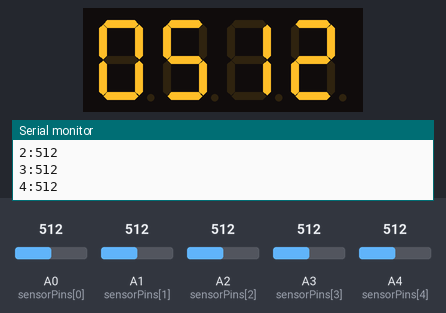
This program was run on a simulated Arduino Nano, built with avr-gcc and run on an emulated ATmega328P. Shown: 4-digit seven-segment display, the last lines printed to the serial monitor. The inputs (shaded band) are chosen by the test bench; at power-on: A0 (sensorPins[0]) = 512, A1 (sensorPins[1]) = 512, A2 (sensorPins[2]) = 512, A3 (sensorPins[3]) = 512, A4 (sensorPins[4]) = 512.

Above: at 1.2 s.
1.3 s: A0 (sensorPins[0]) set to 647
At 3.3 s:
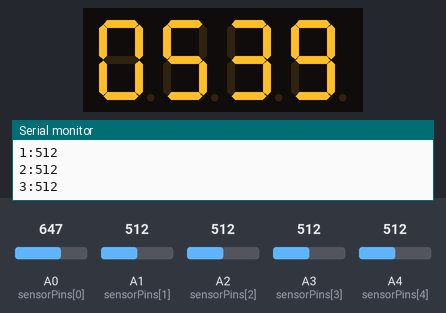
3.6 s: A0 (sensorPins[0]) set to 675
At 5.5 s:
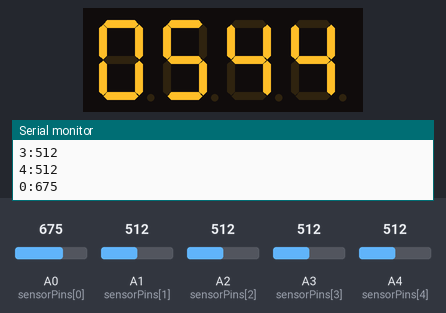
5.8 s: A1 (sensorPins[1]) set to 716
At 6.8 s:
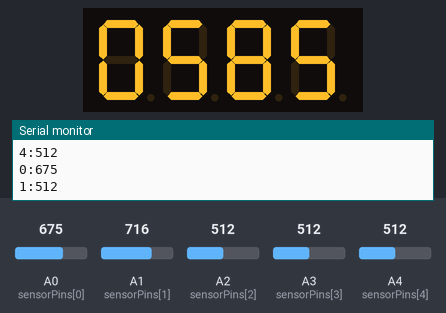
8.0 s: A2 (sensorPins[2]) set to 860
At 10.0 s:
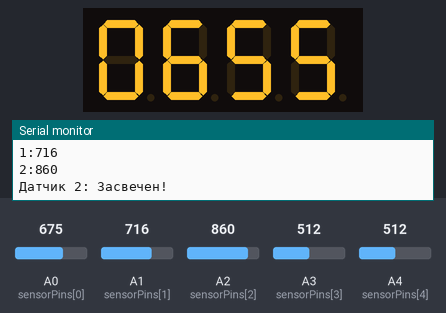
10.3 s: A3 (sensorPins[3]) set to 645
At 11.5 s:
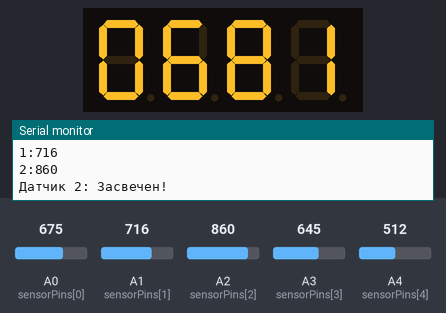
12.4 s: A3 (sensorPins[3]) set to 671
At 13.8 s:
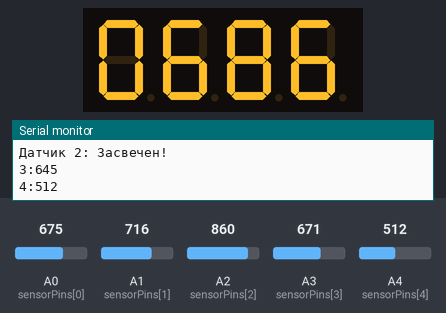
Timing chart, 0 to 15.4 s (numbered marks = the images above; inputs shaded):
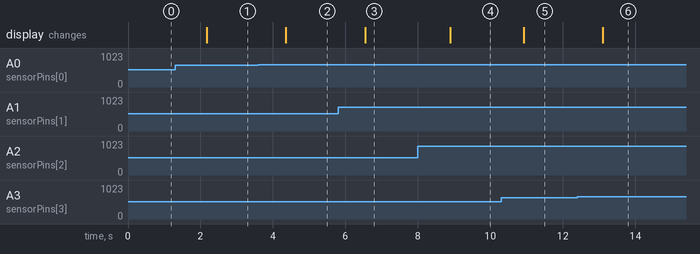

The program:

main.cpp
```cpp
#include <Arduino.h>
#include <TM1637Display.h>

const int numSensors = 5;
const int sensorPins[numSensors] = {A0, A1, A2, A3, A4};
const int ledPin = 2;       // Пин для светодиода засветки
const int alertLedPin = 3;  // Пин для светодиода сигнализации
const int threshold = 100;   // Увеличенный порог для скачка, чтобы уменьшить ложные срабатывания
const int maxValue = 850;   // Корректное значение для засветки датчика при пламени
const int minValue = 1;     // Минимальное значение для отключенного датчика
const int numReadings = 30; // Количество чтений для усреднения фона
const int sensivity = 600;  // Чувствительность для снижения уровня опасности


#define CLK 9
#define DIO 10


int readings[numSensors][numReadings];
int indices[numSensors] = {0};
int totals[numSensors] = {0};
int averages[numSensors] = {0};
int baselines[numSensors] = {0};
bool spikeDetected[numSensors] = {false};
unsigned long overexposureStartTime = 0;
bool overexposureStarted = false;
bool alertTriggered = false; // Флаг для сигнализации

TM1637Display display = TM1637Display(CLK, DIO);


int spikeCount = 0;
int collapseCount = 0;

int cnt = 0;

void setup() {
    Serial.begin(9600);
    for (int i = 0; i < numSensors; i++) {
        for (int j = 0; j < numReadings; j++) {
            readings[i][j] = analogRead(sensorPins[i]);
            totals[i] += readings[i][j];
        }
        baselines[i] = totals[i] / numReadings;
    }
    display.clear();
    display.setBrightness(7);
}

void loop() {
    bool anyOverexposed = false;

    for (int i = 0; i < numSensors; i++) {
        totals[i] -= readings[i][indices[i]];
        readings[i][indices[i]] = analogRead(sensorPins[i]);
        totals[i] += readings[i][indices[i]];
        indices[i] = (indices[i] + 1) % numReadings;

        averages[i] = totals[i] / numReadings;
        baselines[i] = (baselines[i] * 0.9) + (averages[i] * 0.1);  // Плавная адаптация базовой линии


        Serial.print(i);
        Serial.print(":");
        Serial.println(readings[i][indices[i]]);

        // Обнаружение скачка
        if (!spikeDetected[i] && abs(readings[i][indices[i]] - baselines[i]) > threshold) {
            spikeDetected[i] = true;
            Serial.print("Датчик ");
            Serial.print(i);
            Serial.println(": Скачок обнаружен!");
            spikeCount++;
        }

        // Сброс скачка, если сигнал вернулся в норму
        if (spikeDetected[i] && abs(readings[i][indices[i]] - baselines[i]) < threshold) {
            spikeDetected[i] = false;
            Serial.print("Датчик ");
            Serial.print(i);
            Serial.println(": Падение после скачка!");
        }

        // Обнаружение засветки
        if (readings[i][indices[i]] > maxValue) {
            Serial.print("Датчик ");
            Serial.print(i);
            Serial.println(": Засвечен!");
            anyOverexposed = true;  // Засветка обнаружена
        }

        // // Обнаружение отключения датчика
        // if (readings[i][indices[i]] < minValue) {
        //     Serial.print("Датчик ");
        //     Serial.print(i);
        //     Serial.println(": Закрыт!");
        // }
    }

    // Обработка засветки
    if (anyOverexposed) {
        if (!overexposureStarted) {
            overexposureStartTime = millis();
            overexposureStarted = true;
        }
        if (millis() - overexposureStartTime >= 5000) { // 5 секунд ожидания для подтверждения
            digitalWrite(ledPin, HIGH);  // Включение светодиода через 5 секунд засветки
        }
    } else {
        overexposureStarted = false;
        digitalWrite(ledPin, LOW);  // Выключение светодиода
    }

    // Сигнализация при множественных скачках
    if (spikeCount > 3) {  // Количество скачков для срабатывания сигнализации
        alertTriggered = true;  // Установка флага сигнализации
    }

    if (alertTriggered) {
        display.showNumberDec(9999);
    }else{
        int out =0;
        for(int i =0; i < numSensors; i++){
            out+=readings[i][numReadings-1];
        }
        out/=numSensors;
        display.showNumberDec(out, true);
    }

    // Понижение уровня опасности
    if (cnt++ > sensivity) {
        cnt = 0;  // Сброс счётчика
        if (spikeCount > 0) spikeCount--;  // Плавное снижение счётчика скачков
    }

    delay(2);  // Небольшая задержка для стабилизации
}
```

FFT.cpp
```cpp
#include <Arduino.h>
```

Measured:
- after the input at 1.3 s, the display: changes after 0.88 s (image 1)
- after the input at 3.6 s, the display: changes after 0.76 s (image 2)
- after the input at 5.8 s, the display: changes after 0.74 s (image 3)
- after the input at 8.0 s, the display: changes after 0.89 s (image 4)
- after the input at 10.3 s, the display: changes after 0.62 s (image 5)
- after the input at 12.4 s, the display: changes after 0.70 s (image 6)
